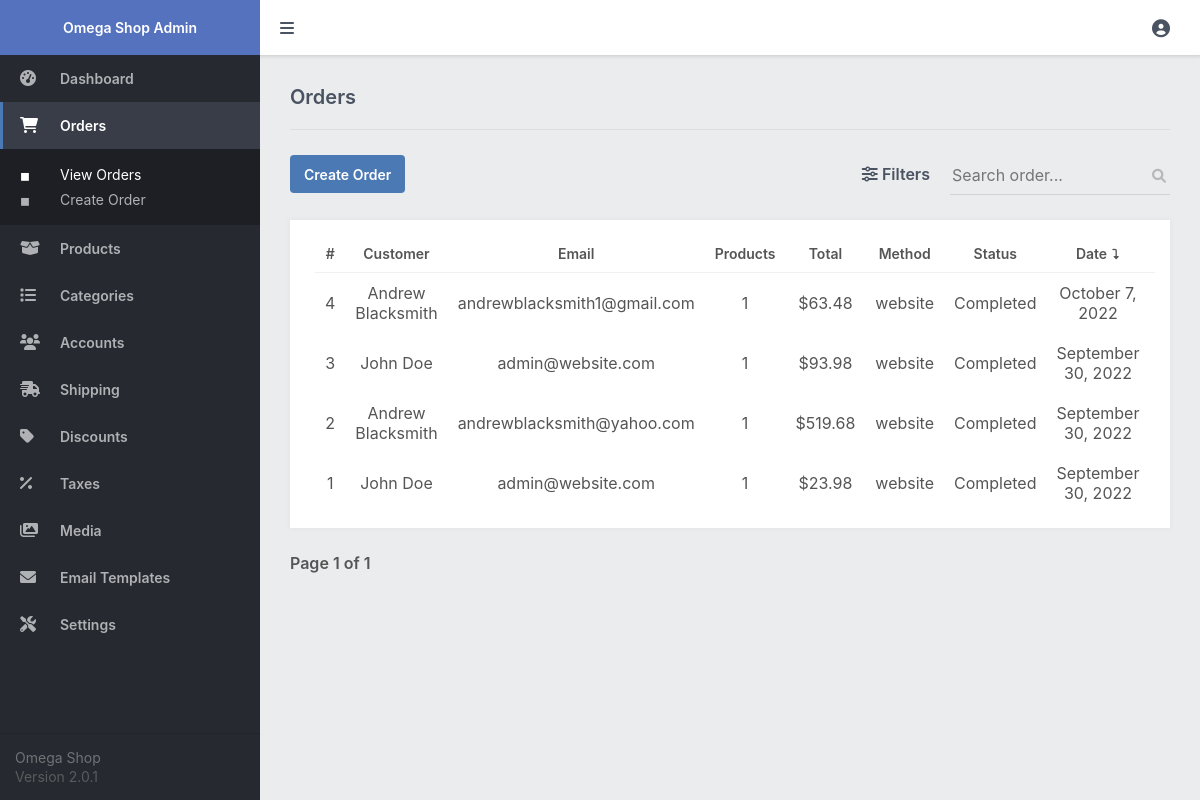
The page /admin/index.php?page=orders (signed in) on the database its author committed.
### tables this page shows
CREATE TABLE `transactions` (
  `id` int(11) NOT NULL,
  `txn_id` varchar(255) NOT NULL,
  `payment_amount` decimal(7,2) NOT NULL,
  `payment_status` varchar(30) NOT NULL,
  `created` datetime NOT NULL,
  `payer_email` varchar(255) NOT NULL DEFAULT '',
  `first_name` varchar(100) NOT NULL DEFAULT '',
  `last_name` varchar(100) NOT NULL DEFAULT '',
  `address_street` varchar(255) NOT NULL DEFAULT '',
  `address_city` varchar(100) NOT NULL DEFAULT '',
  `address_state` varchar(100) NOT NULL DEFAULT '',
  `address_zip` varchar(50) NOT NULL DEFAULT '',
  `address_country` varchar(100) NOT NULL DEFAULT '',
  `account_id` int(11) DEFAULT NULL,
  `payment_method` varchar(50) NOT NULL DEFAULT 'website',
  `shipping_method` varchar(255) NOT NULL DEFAULT '',
  `shipping_amount` decimal(7,2) NOT NULL DEFAULT 0.00,
  `discount_code` varchar(50) NOT NULL DEFAULT ''
);

### admin/index.php (called while the page is built, shortened)
<?php
include '../functions.php';
$page = isset($_GET['page']) && file_exists($_GET['page'] . '.php') ? $_GET['page'] : 'dashboard';
include $page . '.php';
?>

### admin/orders.php (the view, shortened to what this page needs)
<?php
$pagination_page = isset($_GET['pagination_page']) ? $_GET['pagination_page'] : 1;
$search = isset($_GET['search']) ? $_GET['search'] : '';
$status = isset($_GET['status']) ? $_GET['status'] : '';
$method = isset($_GET['method']) ? $_GET['method'] : '';
$account_id = isset($_GET['account_id']) ? $_GET['account_id'] : '';
$order = isset($_GET['order']) && $_GET['order'] == 'ASC' ? 'ASC' : 'DESC';
$order_by_whitelist = ['id','first_name','total_products','payment_amount','payment_method','payment_status','created','payer_email'];
$order_by = isset($_GET['order_by']) && in_array($_GET['order_by'], $order_by_whitelist) ? $_GET['order_by'] : 'created';
$results_per_page = 20;
$param1 = ($pagination_page - 1) * $results_per_page;
$param2 = $results_per_page;
$where = '';
$where .= $search ? 'WHERE (t.first_name LIKE :search OR t.last_name LIKE :search OR t.id LIKE :search OR t.txn_id LIKE :search OR t.payer_email LIKE :search) ' : '';
$stmt = $pdo->prepare('SELECT COUNT(DISTINCT t.id) AS total FROM transactions t LEFT JOIN transactions_items ti ON ti.txn_id = t.txn_id ' . $where);
$stmt->execute();
$orders_total = $stmt->fetchColumn();
$stmt = $pdo->prepare('SELECT t.*, COUNT(ti.id) AS total_products FROM transactions t LEFT JOIN transactions_items ti ON ti.txn_id = t.txn_id ' . $where . ' GROUP BY t.id, t.txn_id, t.payment_amount, t.payment_status, t.created, t.payer_email, t.first_name, t.last_name, t.address_street, t.address_city, t.address_state, t.address_zip, t.address_country, t.account_id, t.payment_method, t.discount_code, t.shipping_method, t.shipping_amount ORDER BY ' . $order_by . ' ' . $order . ' LIMIT :start_results,:num_results');
$stmt->bindParam('start_results', $param1, PDO::PARAM_INT);
$stmt->bindParam('num_results', $param2, PDO::PARAM_INT);
$stmt->execute();
$orders = $stmt->fetchAll(PDO::FETCH_ASSOC);
$url = 'index.php?page=orders&search=' . $search . '&status=' . $status . '&method=' . $method . '&account_id=' . $account_id;
?>
<?=template_admin_header('Orders', 'orders')?>
<div class="content-title">
    <h2>Orders</h2>
</div>
<div class="content-header responsive-flex-column pad-top-5">
    <a href="index.php?page=order_manage" class="btn">Create Order</a>
    <form action="" method="get">
        <div class="filters">
            <a href="#"><i class="fas fa-sliders-h"></i> Filters</a>
        </div>
        <div class="search">
            <label for="search">
                <input id="search" type="text" name="search" placeholder="Search order..." value="<?=htmlspecialchars($search, ENT_QUOTES)?>" class="responsive-width-100">
                <i class="fas fa-search"></i>
            </label>
        </div>
    </form>
</div>
<div class="content-block">
    <div class="table">
        <table>
            <thead>
                <tr>
                    <td><a href="<?=$url . '&order=' . ($order=='ASC'?'DESC':'ASC') . '&order_by=id'?>">#</a></td>
                    <td><a href="<?=$url . '&order=' . ($order=='ASC'?'DESC':'ASC') . '&order_by=first_name'?>">Customer</a></td>
                    <td class="responsive-hidden"><a href="<?=$url . '&order=' . ($order=='ASC'?'DESC':'ASC') . '&order_by=payer_email'?>">Email</a></td>
                    <td class="responsive-hidden"><a href="<?=$url . '&order=' . ($order=='ASC'?'DESC':'ASC') . '&order_by=total_products'?>">Products</a></td>
                    <td><a href="<?=$url . '&order=' . ($order=='ASC'?'DESC':'ASC') . '&order_by=payment_amount'?>">Total</a></td>
                    <td class="responsive-hidden"><a href="<?=$url . '&order=' . ($order=='ASC'?'DESC':'ASC') . '&order_by=payment_method'?>">Method</a></td>
                    <td class="responsive-hidden"><a href="<?=$url . '&order=' . ($order=='ASC'?'DESC':'ASC') . '&order_by=payment_status'?>">Status</a></td>
                    <td class="responsive-hidden"><a href="<?=$url . '&order=' . ($order=='ASC'?'DESC':'ASC') . '&order_by=created'?>">Date</a></td>
                    <td>Actions</td>
                </tr>
            </thead>
            <tbody>
                <?php if (empty($orders)): ?>
                <tr>
                    <td colspan="9" style="text-align:center;">There are no orders</td>
                </tr>
                <?php else: ?>
                <?php foreach ($orders as $i): ?>
                <tr>
                    <td><?=$i['id']?></td>
                    <td><?=htmlspecialchars($i['first_name'], ENT_QUOTES)?> <?=htmlspecialchars($i['last_name'], ENT_QUOTES)?></td>
                    <td class="responsive-hidden"><?=htmlspecialchars($i['payer_email'], ENT_QUOTES)?></td>
                    <td class="responsive-hidden"><?=$i['total_products']?></td>
                    <td><?=currency_code?><?=number_format($i['payment_amount'], 2)?></td>
                    <td class="responsive-hidden"><?=$i['payment_method']?></td>
                    <td class="responsive-hidden"><?=$i['payment_status']?></td>
                    <td class="responsive-hidden"><?=date('F j, Y', strtotime($i['created']))?></td>
                    <td><a href="index.php?page=order&id=<?=$i['id']?>" class="link1">View</a> <a href="index.php?page=order_manage&id=<?=$i['id']?>" class="link1">Edit</a></td>
                </tr>
                <?php endforeach; ?>
                <?php endif; ?>
            </tbody>
        </table>
    </div>
</div>
<div class="pagination">
    <span>Page <?=$pagination_page?> of <?=ceil($orders_total / $results_per_page) == 0 ? 1 : ceil($orders_total / $results_per_page)?></span>
</div>
<?=template_admin_footer()?>

### admin/admin.css (style rules this page uses)
* { box-sizing: border-box; font-family: -apple-system, BlinkMacSystemFont, "segoe ui", roboto, oxygen, ubuntu, cantarell, "fira sans", "droid sans", "helvetica neue", Arial, sans-serif; font-size: 16px; }
html { height: 100%; }
body { position: relative; min-height: 100%; color: #555555; background-color: #ebeced; margin: 0; }
h1, h2, h3, h4, h5 { color: #4a5361; margin: 0; padding: 0; }
main h2 { font-size: 20px; padding-bottom: 20px; font-weight: 600; }
main .content-title { border-bottom: 1px solid #dbdddf; display: flex; }
main .content-title h2 { flex: 1; }
main .content-header { display: flex; justify-content: space-between; }
main .content-header form { display: flex; justify-content: space-between; }
main .content-header form .search input, main .content-header form > select { background-color: transparent; outline: none; border: none; height: 40px; width: 220px; border-bottom: 1px solid #d0d3d5; padding-right: 25px; margin-left: 10px; }
main .content-header .search label { position: relative; }
main .content-header .search i { position: absolute; right: 4px; top: 4px; bottom: 0; font-size: 14px; margin-top: auto; margin-bottom: auto; color: #b5b9bd; }
main .content-header .filters { display: flex; position: relative; margin-right: 10px; margin-bottom: 3px; align-items: center; }
main .content-header .filters a { text-decoration: none; font-weight: 600; color: #4a5361; white-space: nowrap; }
main .content-block { background-color: #fff; margin-top: 25px; padding: 15px; box-shadow: 0px 0px 5px 1px rgba(0, 0, 0, 0.03); overflow: hidden; }
main .pagination { display: flex; align-items: center; padding: 25px 0; }
main .pagination span { font-weight: 600; }
.table { overflow-x: auto; padding: 0 10px; }
.table table { width: 100%; border-collapse: collapse; }
.table table thead td { font-weight: 600; font-size: 14px; padding: 10px; text-align: center; }
.table table thead td a { font-weight: inherit; font-size: inherit; color: inherit; text-decoration: none; }
.table table thead tr { border-bottom: 1px solid #f0f1f2; }
.table table tbody tr:first-child td { padding-top: 10px; }
.table table tbody td { padding: 10px; text-align: center; }
.btn { display: inline-flex; align-items: center; justify-content: center; text-decoration: none; appearance: none; cursor: pointer; border: 0; background: #4a79b4; color: #ffffff; padding: 0 14px; font-size: 14px; font-weight: 600; border-radius: 4px; height: 38px; }
.pad-top-5 { padding-top: 25px; }

### rows shown on the page
transactions: id "4", first_name "Andrew", last_name "Blacksmith", payer_email "andrewblacksmith1@gmail.com", total_products "1", payment_amount "63.48", payment_method "website", payment_status "Completed", created "October 7, 2022"
transactions: id "3", first_name "John", last_name "Doe", payer_email "admin@website.com", total_products "1", payment_amount "93.98", payment_method "website", payment_status "Completed", created "September 30, 2022"
transactions: id "2", first_name "Andrew", last_name "Blacksmith", payer_email "andrewblacksmith@yahoo.com", total_products "1", payment_amount "519.68", payment_method "website", payment_status "Completed", created "September 30, 2022"
transactions: id "1", first_name "John", last_name "Doe", payer_email "admin@website.com", total_products "1", payment_amount "23.98", payment_method "website", payment_status "Completed", created "September 30, 2022"

### other values the page prints
$pagination_page "1"
ceil($orders_total / $results_per_page) "1"
